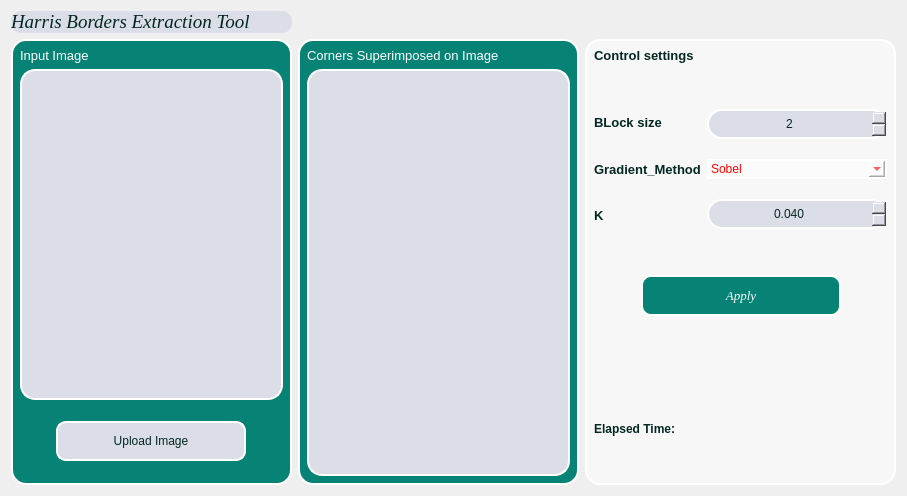
         <widget class="QWidget" name="tab_5">
          <attribute name="title">
           <string>Harris Borders</string>
          </attribute>
          <layout class="QGridLayout" name="gridLayout_7">
           <item row="1" column="0">
            <widget class="QWidget" name="widget_9" native="true">
             <property name="sizePolicy">
              <sizepolicy hsizetype="Expanding" vsizetype="Expanding">
               <horstretch>200</horstretch>
               <verstretch>200</verstretch>
              </sizepolicy>
             </property>
             <property name="styleSheet">
              <string notr="true">background-color: rgb(37, 42, 64);
background-color: rgb(6,131,116,255);

color: rgb(255, 255, 255);
border-radius: 15px;
box-shadow : 0px 4px 20px rgba(0, 0, 0, 0.6);
border : 2px solid rgb(255, 255, 255); </string>
             </property>
             <layout class="QVBoxLayout" name="verticalLayout_22">
              <item>
               <widget class="QLabel" name="label_39">
                <property name="font">
                 <font>
                  <family>MS Shell Dlg 2</family>
                  <pointsize>10</pointsize>
                  <weight>50</weight>
                  <italic>false</italic>
                  <bold>false</bold>
                 </font>
                </property>
                <property name="styleSheet">
                 <string notr="true">color: rgb(255, 255, 255);

font: 10pt &quot;MS Shell Dlg 2&quot;;
border : 0;
</string>
                </property>
                <property name="text">
                 <string>Input Image </string>
                </property>
               </widget>
              </item>
              <item>
               <widget class="QGraphicsView" name="harris_input_image_frame">
                <property name="styleSheet">
                 <string notr="true">font: italic 10pt &quot;Georgia&quot;;
background-color: rgb(57, 143, 252);
background-color: rgb(219,222,230);

color: rgb(255, 255, 255);
color: rgb(2, 39, 35);
buttoon-shadow: 2px 2px 5px rgb(0, 0, 0);
border-radius: 15px;
box-shadow : 0px 4px 20px rgba(0, 0, 0, 0.6);
border : 2px solid rgb(255, 255, 255); </string>
                </property>
               </widget>
              </item>
              <item>
               <layout class="QHBoxLayout" name="horizontalLayout_22">
                <property name="topMargin">
                 <number>15</number>
                </property>
                <property name="bottomMargin">
                 <number>15</number>
                </property>
                <item>
                 <spacer name="horizontalSpacer_13">
                  <property name="orientation">
                   <enum>Qt::Horizontal</enum>
                  </property>
                  <property name="sizeHint" stdset="0">
                   <size>
                    <width>40</width>
                    <height>20</height>
                   </size>
                  </property>
                 </spacer>
                </item>
                <item>
                 <widget class="QPushButton" name="upload_harris_image_btn">
                  <property name="sizePolicy">
                   <sizepolicy hsizetype="Preferred" vsizetype="Fixed">
                    <horstretch>0</horstretch>
                    <verstretch>0</verstretch>
                   </sizepolicy>
                  </property>
                  <property name="minimumSize">
                   <size>
                    <width>190</width>
                    <height>40</height>
                   </size>
                  </property>
                  <property name="maximumSize">
                   <size>
                    <width>200</width>
                    <height>16777215</height>
                   </size>
                  </property>
                  <property name="cursor">
                   <cursorShape>OpenHandCursor</cursorShape>
                  </property>
                  <property name="styleSheet">
                   <string notr="true">font: italic 10pt &quot;Georgia&quot;;
background-color: rgb(57, 143, 252);
background-color: rgb(219,222,230);

color: rgb(255, 255, 255);
color: rgb(2, 39, 35);
buttoon-shadow: 2px 2px 5px rgb(0, 0, 0);
border-radius: 10px;</string>
                  </property>
                  <property name="text">
                   <string>Upload Image</string>
                  </property>
                 </widget>
                </item>
                <item>
                 <spacer name="horizontalSpacer_14">
                  <property name="orientation">
                   <enum>Qt::Horizontal</enum>
                  </property>
                  <property name="sizeHint" stdset="0">
                   <size>
                    <width>40</width>
                    <height>20</height>
                   </size>
                  </property>
                 </spacer>
                </item>
               </layout>
              </item>
             </layout>
            </widget>
           </item>
           <item row="1" column="1">
            <widget class="QWidget" name="widget_5" native="true">
             <property name="sizePolicy">
              <sizepolicy hsizetype="Expanding" vsizetype="Expanding">
               <horstretch>200</horstretch>
               <verstretch>200</verstretch>
              </sizepolicy>
             </property>
             <property name="styleSheet">
              <string notr="true">background-color: rgb(37, 42, 64);
background-color: rgb(6,131,116,255);

color: rgb(255, 255, 255);
border-radius: 15px;
box-shadow : 0px 4px 20px rgba(0, 0, 0, 0.6);
border : 2px solid rgb(255, 255, 255); </string>
             </property>
             <layout class="QVBoxLayout" name="verticalLayout_26">
              <item>
               <widget class="QLabel" name="label_41">
                <property name="font">
                 <font>
                  <family>MS Shell Dlg 2</family>
                  <pointsize>10</pointsize>
                  <weight>50</weight>
                  <italic>false</italic>
                  <bold>false</bold>
                 </font>
                </property>
                <property name="styleSheet">
                 <string notr="true">color: rgb(255, 255, 255);

font: 10pt &quot;MS Shell Dlg 2&quot;;
border : 0;
</string>
                </property>
                <property name="text">
                 <string>Corners Superimposed on Image</string>
                </property>
               </widget>
              </item>
              <item>
               <widget class="QGraphicsView" name="img_with_corners_frame">
                <property name="styleSheet">
                 <string notr="true">font: italic 10pt &quot;Georgia&quot;;
background-color: rgb(57, 143, 252);
background-color: rgb(219,222,230);

color: rgb(255, 255, 255);
color: rgb(2, 39, 35);
buttoon-shadow: 2px 2px 5px rgb(0, 0, 0);
border-radius: 15px;
box-shadow : 0px 4px 20px rgba(0, 0, 0, 0.6);
border : 2px solid rgb(255, 255, 255); </string>
                </property>
               </widget>
              </item>
             </layout>
            </widget>
           </item>
           <item row="1" column="2">
            <widget class="QWidget" name="widget_7" native="true">
             <property name="sizePolicy">
              <sizepolicy hsizetype="Maximum" vsizetype="Preferred">
               <horstretch>200</horstretch>
               <verstretch>200</verstretch>
              </sizepolicy>
             </property>
             <property name="styleSheet">
              <string notr="true">background-color: rgb(37, 42, 64);
background-color: rgb(6,131,116,255);
background-color: rgb(219,222,230);

background: rgba(255,255,255,0.5);

color: rgb(255, 255, 255);
border-radius: 15px;
box-shadow : 0px 4px 20px rgba(0, 0, 0, 0.6);
border : 2px solid rgb(255, 255, 255); </string>
             </property>
             <layout class="QVBoxLayout" name="verticalLayout_25">
              <item>
               <widget class="QLabel" name="control_settings">
                <property name="maximumSize">
                 <size>
                  <width>16777215</width>
                  <height>50</height>
                 </size>
                </property>
                <property name="font">
                 <font>
                  <family>MS Shell Dlg 2</family>
                  <pointsize>10</pointsize>
                  <weight>75</weight>
                  <italic>false</italic>
                  <bold>true</bold>
                 </font>
                </property>
                <property name="styleSheet">
                 <string notr="true">background:transparent;


color:  rgb(2, 39, 35);
font: 10pt &quot;MS Shell Dlg 2&quot;;
border : 0px solid rgb(6,131,116,255);
font-weight: bold;
</string>
                </property>
                <property name="text">
                 <string>Control settings </string>
                </property>
               </widget>
              </item>
              <item>
               <spacer name="verticalSpacer_6">
                <property name="orientation">
                 <enum>Qt::Vertical</enum>
                </property>
                <property name="sizeHint" stdset="0">
                 <size>
                  <width>20</width>
                  <height>40</height>
                 </size>
                </property>
               </spacer>
              </item>
              <item>
               <layout class="QHBoxLayout" name="horizontalLayout_5">
                <item>
                 <layout class="QVBoxLayout" name="verticalLayout_24">
                  <property name="spacing">
                   <number>20</number>
                  </property>
                  <item>
                   <widget class="QLabel" name="blockSizeLabel">
                    <property name="font">
                     <font>
                      <family>MS Shell Dlg 2</family>
                      <pointsize>10</pointsize>
                      <weight>75</weight>
                      <italic>false</italic>
                      <bold>true</bold>
                     </font>
                    </property>
                    <property name="styleSheet">
                     <string notr="true">background:transparent;


color:  rgb(2, 39, 35);
font: 10pt &quot;MS Shell Dlg 2&quot;;
border : 0px solid rgb(6,131,116,255);
font-weight: bold;
</string>
                    </property>
                    <property name="text">
                     <string>BLock size </string>
                    </property>
                   </widget>
                  </item>
                  <item>
                   <widget class="QLabel" name="kernelSizeLabel">
                    <property name="font">
                     <font>
                      <family>MS Shell Dlg 2</family>
                      <pointsize>10</pointsize>
                      <weight>75</weight>
                      <italic>false</italic>
                      <bold>true</bold>
                     </font>
                    </property>
                    <property name="styleSheet">
                     <string notr="true">background:transparent;


color:  rgb(2, 39, 35);
font: 10pt &quot;MS Shell Dlg 2&quot;;
border : 0px solid rgb(6,131,116,255);
font-weight: bold;
</string>
                    </property>
                    <property name="text">
                     <string>Gradient_Method</string>
                    </property>
                   </widget>
                  </item>
                  <item>
                   <widget class="QLabel" name="Klabel">
                    <property name="font">
                     <font>
                      <family>MS Shell Dlg 2</family>
                      <pointsize>10</pointsize>
                      <weight>75</weight>
                      <italic>false</italic>
                      <bold>true</bold>
                     </font>
                    </property>
                    <property name="styleSheet">
                     <string notr="true">background:transparent;


color:  rgb(2, 39, 35);
font: 10pt &quot;MS Shell Dlg 2&quot;;
border : 0px solid rgb(6,131,116,255);
font-weight: bold;
</string>
                    </property>
                    <property name="text">
                     <string>K</string>
                    </property>
                   </widget>
                  </item>
                 </layout>
                </item>
                <item>
                 <layout class="QVBoxLayout" name="verticalLayout_23">
                  <property name="spacing">
                   <number>20</number>
                  </property>
                  <item>
                   <widget class="QSpinBox" name="harris_blocksz_spinbox">
                    <property name="minimumSize">
                     <size>
                      <width>180</width>
                      <height>30</height>
                     </size>
                    </property>
                    <property name="styleSheet">
                     <string notr="true">font: italic 10pt &quot;Georgia&quot;;
background-color: rgb(57, 143, 252);
background-color: rgb(219,222,230);

color: rgb(255, 255, 255);
color: rgb(2, 39, 35);
buttoon-shadow: 2px 2px 5px rgb(0, 0, 0);
border-radius: 15px;
box-shadow : 0px 4px 20px rgba(0, 0, 0, 0.6);
border : 2px solid rgb(255, 255, 255); </string>
                    </property>
                    <property name="alignment">
                     <set>Qt::AlignCenter</set>
                    </property>
                    <property name="minimum">
                     <number>1</number>
                    </property>
                    <property name="maximum">
                     <number>9</number>
                    </property>
                    <property name="singleStep">
                     <number>1</number>
                    </property>
                    <property name="value">
                     <number>2</number>
                    </property>
                   </widget>
                  </item>
                  <item>
                   <widget class="QComboBox" name="harris_gradient_method_combobox">
                    <property name="layoutDirection">
                     <enum>Qt::LeftToRight</enum>
                    </property>
                    <property name="styleSheet">
                     <string notr="true">QComboBox {
    color: red; /* or any color like #ff0000 */
}
</string>
                    </property>
                    <property name="editable">
                     <bool>true</bool>
                    </property>
                    <property name="currentText">
                     <string>Sobel</string>
                    </property>
                    <property name="placeholderText" stdset="0">
                     <string>Select a method</string>
                    </property>
                    <item>
                     <property name="text">
                      <string>Sobel</string>
                     </property>
                    </item>
                    <item>
                     <property name="text">
                      <string>Prewitt</string>
                     </property>
                    </item>
                   </widget>
                  </item>
                  <item>
                   <widget class="QDoubleSpinBox" name="harris_k_spinbox">
                    <property name="minimumSize">
                     <size>
                      <width>180</width>
                      <height>30</height>
                     </size>
                    </property>
                    <property name="styleSheet">
                     <string notr="true">font: italic 10pt &quot;Georgia&quot;;
background-color: rgb(57, 143, 252);
background-color: rgb(219,222,230);

color: rgb(255, 255, 255);
color: rgb(2, 39, 35);
buttoon-shadow: 2px 2px 5px rgb(0, 0, 0);
border-radius: 15px;
box-shadow : 0px 4px 20px rgba(0, 0, 0, 0.6);
border : 2px solid rgb(255, 255, 255); </string>
                    </property>
                    <property name="alignment">
                     <set>Qt::AlignCenter</set>
                    </property>
                    <property name="decimals">
                     <number>3</number>
                    </property>
                    <property name="minimum">
                     <double>0.020000000000000</double>
                    </property>
                    <property name="maximum">
                     <double>1.000000000000000</double>
                    </property>
                    <property name="singleStep">
                     <double>0.001000000000000</double>
                    </property>
                    <property name="value">
                     <double>0.040000000000000</double>
                    </property>
                   </widget>
                  </item>
                 </layout>
                </item>
               </layout>
              </item>
              <item>
               <spacer name="verticalSpacer_7">
                <property name="orientation">
                 <enum>Qt::Vertical</enum>
                </property>
                <property name="sizeHint" stdset="0">
                 <size>
                  <width>20</width>
                  <height>40</height>
                 </size>
                </property>
               </spacer>
              </item>
              <item>
               <layout class="QHBoxLayout" name="horizontalLayout_26">
                <item>
                 <spacer name="horizontalSpacer_15">
                  <property name="orientation">
                   <enum>Qt::Horizontal</enum>
                  </property>
                  <property name="sizeHint" stdset="0">
                   <size>
                    <width>40</width>
                    <height>20</height>
                   </size>
                  </property>
                 </spacer>
                </item>
                <item>
                 <widget class="QPushButton" name="apply_harris_btn">
                  <property name="minimumSize">
                   <size>
                    <width>200</width>
                    <height>41</height>
                   </size>
                  </property>
                  <property name="maximumSize">
                   <size>
                    <width>200</width>
                    <height>16777215</height>
                   </size>
                  </property>
                  <property name="font">
                   <font>
                    <family>Georgia</family>
                    <pointsize>10</pointsize>
                    <weight>50</weight>
                    <italic>true</italic>
                    <bold>false</bold>
                   </font>
                  </property>
                  <property name="styleSheet">
                   <string notr="true">font: italic 10pt &quot;Georgia&quot;;
background-color: rgb(57, 143, 252);
background-color: rgb(6,131,116);

color: rgb(255, 255, 255);
buttoon-shadow: 2px 2px 5px rgb(0, 0, 0);
border-radius: 10px;</string>
                  </property>
                  <property name="text">
                   <string>Apply</string>
                  </property>
                  <property name="checkable">
                   <bool>false</bool>
                  </property>
                 </widget>
                </item>
                <item>
                 <spacer name="horizontalSpacer_16">
                  <property name="orientation">
                   <enum>Qt::Horizontal</enum>
                  </property>
                  <property name="sizeHint" stdset="0">
                   <size>
                    <width>40</width>
                    <height>20</height>
                   </size>
                  </property>
                 </spacer>
                </item>
               </layout>
              </item>
              <item>
               <spacer name="verticalSpacer_14">
                <property name="orientation">
                 <enum>Qt::Vertical</enum>
                </property>
                <property name="sizeType">
                 <enum>QSizePolicy::Fixed</enum>
                </property>
                <property name="sizeHint" stdset="0">
                 <size>
                  <width>20</width>
                  <height>100</height>
                 </size>
                </property>
               </spacer>
              </item>
              <item>
               <widget class="QLabel" name="harris_time_elapsed_label">
                <property name="styleSheet">
                 <string notr="true">background:transparent;

color:  rgb(2, 39, 35);
font: 10pt &quot;MS Shell Dlg 2&quot;;
border : 0px solid rgb(6,131,116,255);
font-weight: bold;
</string>
                </property>
                <property name="text">
                 <string>Elapsed Time: </string>
                </property>
               </widget>
              </item>
              <item>
               <spacer name="verticalSpacer_13">
                <property name="orientation">
                 <enum>Qt::Vertical</enum>
                </property>
                <property name="sizeHint" stdset="0">
                 <size>
                  <width>20</width>
                  <height>40</height>
                 </size>
                </property>
               </spacer>
              </item>
             </layout>
            </widget>
           </item>
           <item row="0" column="0">
            <widget class="QLabel" name="label_40">
             <property name="font">
              <font>
               <family>Georgia</family>
               <pointsize>14</pointsize>
               <weight>50</weight>
               <italic>true</italic>
               <bold>false</bold>
              </font>
             </property>
             <property name="styleSheet">
              <string notr="true">font: italic 14pt &quot;Georgia&quot;;
background-color: rgb(57, 143, 252);
background-color: rgb(219,222,230);

color: rgb(255, 255, 255);
color: rgb(2, 39, 35);
buttoon-shadow: 2px 2px 5px rgb(0, 0, 0);
border-radius: 10px;</string>
             </property>
             <property name="text">
              <string>Harris Borders Extraction Tool </string>
             </property>
             <property name="margin">
              <number>15</number>
             </property>
            </widget>
           </item>
          </layout>
         </widget>
